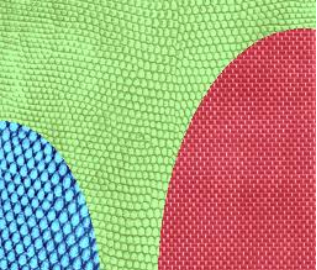
%> input picture image/wenli1.png, 317 x 270 px
$ octave main.m   (GNU Octave 9; MATLAB toolbox functions it lacks are replaced by stand-ins)
%> lines starting %> are read from the running program, lines starting %| are printed output that depends on the picture
### get_texture_features.m
function Texture = get_texture_features(I,label,N,G,Offset)
Texture=[];
for i=1:3
image=I(:,:,i);
% % I=rgb2gray(I);
% I0=I==0;
% I_coodinate=find(I0);%检测图像中是否有非零元素
 texture =[];
 for label_Num= 1:N

    Region=label==label_Num;
    Region=uint8(Region);
      %转化成标签下的原始图像
     R = image.*Region;
     glcm=graycomatrixjiao(R, 'NumLevels', 8, 'G',[G(1),G(2)],'Offset', [Offset(1),Offset(2)]);%灰度共生矩阵
%    glcm =graycomatrixexplain( R, 'NumLevels', 8, 'G',[1,255],'Offset', [1  -1] );
     stats = graycoprops( glcm, 'Contrast Energy Homogeneity ' );
     texture_v = [stats.Contrast,stats.Energy,stats.Homogeneity];
     texture = [ texture ; texture_v ];
 end
 Texture=[Texture,texture];
 if i==2
     jiao=1;
 end


end
end

### main.m
%% This code was written by Jianjun Jiao in Lanzhou Jiaotong University.
% Email:jiaojianjun@lzjtu.edu.cn
% Last change: January, 2023
%%
clear all;
clc;
close all;
%% 参数设置
cluster_n =3;
N=30;%
max_iter =100;      % Max. iteration
G=[1,255];
Offset=[0 1;-1 1;-1 0;-1 -1];
%%
I =imread('image\wenli1.png');
%> I is the input picture: size 270x317x3 uint8; mean R, G, B 168.5, 162.4, 126.8
%%  超像素获得区域
[m,n,p]=size(I);
%> m = 270; n = 317; p = 3
[label,N1] = superpixels(I,N);%N1为实际的超像素个数
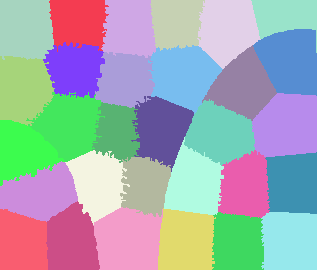
%> label: size 270x317 double; 30 distinct labels, from 1 to 30; one colour per label, 0 black
%> N1 = 30
BW = boundarymask(label);%￥￥￥boundarymask好函数！
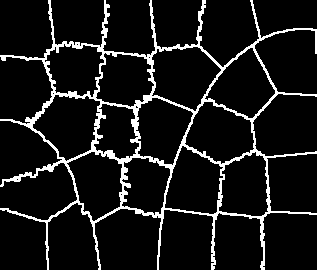
%> BW: size 270x317 logical; 9.3% white in thin lines or dots
% 超像素结果
figure,imshow(imoverlay(I,BW,'cyan'),'InitialMagnification',100);  %cyan，蓝绿色；imshow(a,'InitialMagnification','fit')图片的缩放
%> after `imshow(imoverlay(I,BW,'cyan'),'InitialMagnification',100)`:
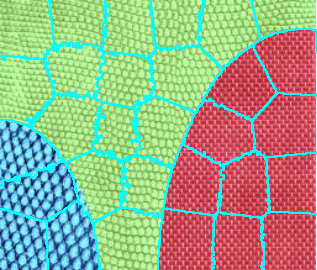
%> displayed picture: size 270x317x3, on the screen's scale of 0 to 255; mean R, G, B 152.9, 170.4, 138.8
idx = label2idx(label);%$$$$我的手在$$$$$$$$$$$获取标签位置（原图以列排序）
%> idx = 30 items
%计算超像素均值
outputImage = zeros(size(I),'like',I);%%% 生成和I一样大小，维度的零矩阵
%> outputImage: size 270x317x3 uint8; every value is 0
output = zeros(N1,3);%%%%%作用
sumo=zeros(N1,3);%N为超像素数，sumo为求超像素内部像素值的和1
for labelVal = 1:N1

    redIdx = idx{labelVal};
    greenIdx = idx{labelVal}+m*n;%标志第二页数据（开眼界）
    blueIdx = idx{labelVal}+2*m*n;%标志第三页数据
    sumo(labelVal,:)=[sum(I(redIdx)),sum(I(greenIdx)),sum(I(blueIdx))];%超像素区域内所有像素值的和；以列向量索引矩阵；放到一页
    output(labelVal,:) = [mean(I(redIdx)),mean(I(greenIdx)),mean(I(blueIdx))];%%%%%超像素的均值；放到一页
    %%%将均值赋给输出图像（三维）
    outputImage(redIdx) = mean(I(redIdx));
    outputImage(greenIdx) = mean(I(greenIdx));
    outputImage(blueIdx) = mean(I(blueIdx));
% xlswrite('d:\matlab2.xlsx ', outputImage(:,:,1), 'sheet1'); % 将data写入test.xls的工作表sheet1中
% xlswrite('d:\matlab2.xlsx ', outputImage(:,:,2), 'sheet2');
% xlswrite('d:\matlab2.xlsx ', outputImage(:,:,3), 'sheet3');
end
%> this loop made 30 passes
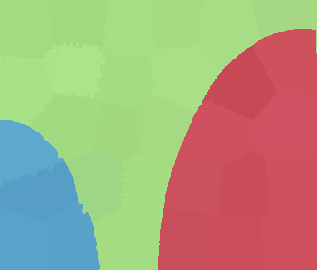
%> outputImage: size 270x317x3 uint8; mean R, G, B 168.4, 162.4, 126.8
%> after the loop, output = 30 rows, first 12: [162.2 219.1 128.6; 160.7 216.6 125.9; 165.8 221.6 131.8; 164.7 220.5 130.3; 166.8 221.6 133.3; 165.9 216.1 131; 205.3 81.64 94.18; 170 228 138.7; 168.2 223 134.5; 198.4 72.87 85.41; 164.1 220.4 129.9; 167.6 226 136.1]; sumo = 30 rows, first 12: [479876 648351 380469; 390765 526807 306225; 436857 583968 347306; 372819 499202 294975; 522375 693735 417481; 331473 431764 261772; 680729 270637 312194; 428993 575297 349907; 562111 745383 449639; 593626 218037 255558; 424785 570522 336071; 505938 682022 410764]
rgb(:,:,1)=output(:,1);
rgb(:,:,2)=output(:,2);
rgb(:,:,3)=output(:,3);
hsv = rgb2hsv(rgb);%%%rgb到hsv之间的转换
hsv1=mat2gray(hsv(:,:,1));
%> hsv1 = 30 values, max 1 at index 10, min 0 at index 6, mean 0.392
hsv2=mat2gray(hsv(:,:,2));
%> hsv2 = 30 values, max 1 at index 10, min 0 at index 20, mean 0.448
hsv3=mat2gray(hsv(:,:,3));
%> hsv3 = 30 values, max 1 at index 8, min 0 at index 10, mean 0.464

% figure,imshow(outputImage,'InitialMagnification',80)%outputImage均值替代超像素的结果
%% 获取区域纹理特征
Texture = get_texture_features(I,label,N1,G,Offset);
%> (the run ends here)
